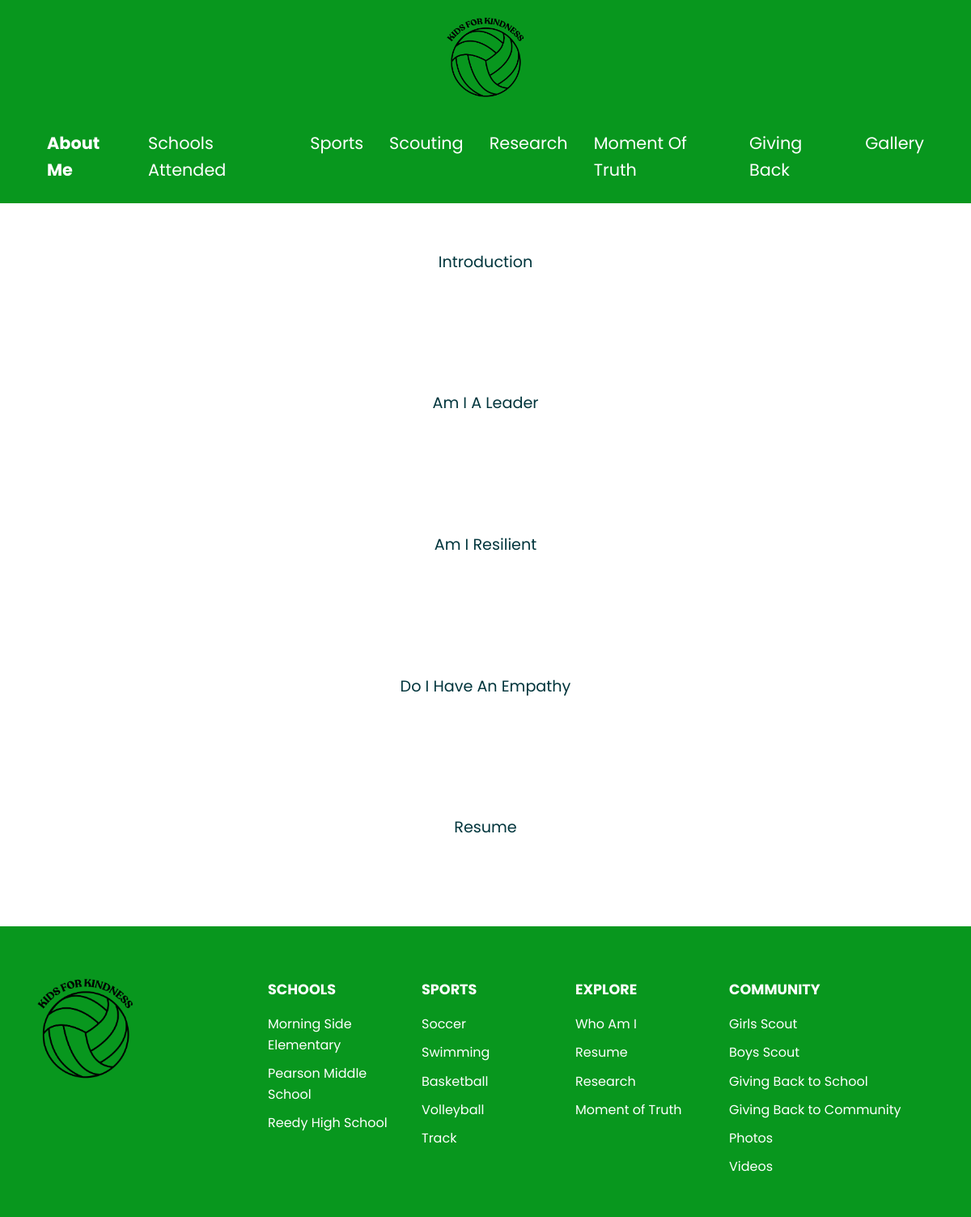
/about_me.php, run on the app's committed database.
### tables this page shows
CREATE TABLE `sections` (
  `id` int(11) NOT NULL,
  `page_id` int(11) DEFAULT NULL,
  `slug` varchar(100) DEFAULT NULL,
  `title` varchar(255) DEFAULT NULL,
  `visible` tinyint(1) NOT NULL DEFAULT 1,
  `section_url` varchar(100) DEFAULT NULL
);

### helper.php (the view, shortened to what this page needs)
<?php
function renderMediaSection($conn, $pageSlug, $sectionId, $sectionSlug, $sectionTitle)
{
    $stmt = $conn->prepare("
    SELECT u.path, u.caption, u.media_type, u.position, su.upload_id
    FROM section_upload su
    JOIN uploads u ON u.id = su.upload_id
    WHERE su.section_id = ?
    ORDER BY su.id DESC
");
    $stmt->bind_param("i", $sectionId);
    $stmt->execute();
    $result = $stmt->get_result();
    echo <<<HTML
    <section id="{$sectionSlug}" class="py-5">
        <div class="container">
            <p class="heading-3 text-center mb-5" data-aos="fade-up" data-aos-easing="linear" data-aos-duration="700">
                {$sectionTitle}
            </p>
HTML;
    echo "</div></section>";
}
function renderNavbar($conn)
{
    $current_page = basename($_SERVER['PHP_SELF']);
    $query = "
        SELECT p.id AS page_id, p.slug AS page_slug, p.title AS page_title, p.page_url,
               s.slug AS section_slug, s.title AS section_title, s.section_url
        FROM pages p
        LEFT JOIN sections s ON p.id = s.page_id
        WHERE s.visible = 1
        ORDER BY p.id, s.id
    ";
    $result = mysqli_query($conn, $query);
    $pages = [];
    while ($row = mysqli_fetch_assoc($result)) {
        $pageId = $row['page_id'];
        $pages[$pageId]['slug'] = $row['page_slug'];
        $pages[$pageId]['url'] = $row['page_url'];
        $pages[$pageId]['title'] = $row['page_title'];
        if ($row['section_slug']) {
            $pages[$pageId]['sections'][] = [
                'slug' => $row['section_slug'],
                'title' => $row['section_title'],
                'page_url' => $row['page_url'],
                'section_url' => $row['section_url']
            ];
        }
    }
    echo <<<HTML
<div class="navbar-collapse justify-content-center mt-3">
    <ul class="navbar-nav">
HTML;
    foreach ($pages as $page) {
        $pageSlug = $page['slug'];
        $pageUrl = $page['url'];
        $pageTitle = htmlspecialchars($page['title']);
        $navClass = "{$pageSlug}-nav-item";
        $dropdownClass = "{$pageSlug}-dropdown";
        $dropdownCommonClass = "nav-item-dropdown";
        $isActive = ($current_page === basename($pageUrl)) ? 'active-link' : '';
        $sectionCount = isset($page['sections']) ? count($page['sections']) : 0;
        if ($sectionCount === 0) {
            echo <<<HTML
        <li class="nav-item mx-2 $navClass $isActive">
            <a class="nav-link" href="$pageUrl">$pageTitle</a>
        </li>
HTML;
        }
        elseif ($sectionCount === 1) {
            $section = $page['sections'][0];
            $href = getSectionUrl($section['slug'], $section['page_url'], $section['section_url']);
            echo <<<HTML
        <li class="nav-item mx-2 $navClass $isActive">
            <a class="nav-link" href="$href">$pageTitle</a>
        </li>
HTML;
        }
        else {
            echo <<<HTML
        <li class="nav-item mx-2 dropdown $dropdownCommonClass $navClass $isActive">
            <a class="nav-link" href="#" role="button" data-bs-toggle="dropdown" aria-expanded="false">
                $pageTitle
            </a>
            <ul class="$dropdownClass dropdown-menu">
HTML;
            echo <<<HTML
            </ul>
        </li>
HTML;
        }
    }
    echo <<<HTML
    </ul>
</div>
HTML;
}
function getSectionUrl($sectionSlug, $page_url, $section_url)
{
    if (!empty($page_url)) {
        return $page_url . '#' . $sectionSlug;
    }
    if (!empty($section_url)) {
        return $section_url;
    }
    return 'index.php';
}
?>

### about_me.php (shortened to what this page needs)
<!DOCTYPE html>
<html lang="en">
<head>
    <?php
    include("base/header.php");
    ?>
    <link href="assets/css/about_us.css" rel="stylesheet" type="text/css" />
</head>
<body>
    <div class="container-fluid content-section">
        <div class="all-contents">
            <div class="container content-sections">
                <?php
                $query = "SELECT s.id, s.slug, s.title, p.slug as pageSlug
          FROM sections s
          JOIN pages p ON s.page_id = p.id
          WHERE p.slug = 'about_me'";
                $result = $conn->query($query);
                while ($row = $result->fetch_assoc()) {
                        renderMediaSection($conn, $row['pageSlug'], $row['id'], $row['slug'], $row['title']);
                }
                ?>
            </div>
        </div>
    </div>
 <?php
    include("base/footer.php");
    ?>
</body>
</html>

### base/header.php (shortened to what this page needs)
<?php
include('helper.php');
include('database/connect.php');
?>
<head>
</head>
<link rel="stylesheet" href="https://cdnjs.cloudflare.com/ajax/libs/font-awesome/6.7.2/css/all.min.css"
 />
<link rel="stylesheet" href="assets/css/bootstrap.min.css">
<link rel="stylesheet" href="assets/css/style.css">
<link rel="stylesheet" href="https://cdn.jsdelivr.net/npm/bootstrap-icons@1.11.3/font/bootstrap-icons.min.css">
<link rel="stylesheet" href="assets/css/aos.css">
<link href="assets/css/privacy.css" type="text/css" rel="stylesheet" />
<link href="assets/css/terms_and_conditions.css" type="text/css" rel="stylesheet" />
<link href="assets/css/contact_us.css" type="text/css" rel="stylesheet" />
<nav class="navbar navbar-light bg-green py-3 navbar-expand-md">
    <div class="container flex-column">
        <div class="d-flex justify-content-center w-100 align-items-center position-relative">
            <a class="navbar-brand text-white fs-3 text-center" href="about_me.php">
                <img src="assets/images/logo.png" height="100" alt="Dream Big Logo" />
            </a>
        </div>
        <div class="collapse navbar-collapse" id="navbarNavDropdown">
            <?php
            renderNavbar($conn);
            ?>
        </div>
    </div>
</nav>

### base/footer.php (shortened to what this page needs)
<footer class="bg-green text-white pt-5 pb-4">
  <div class="container">
    <div class="row justify-content-between">
      <div class="col-md-3 col-sm-6 footer-column logo-section">
        <img src="assets/images/logo.png" alt="Deeta Gurung" class="footer-logo mb-3">
      </div>
      <div class="col-md-2 col-sm-6 footer-column">
        <div class="footer-heading">Schools</div>
        <div class="footer-links">
          <a href="schools.php#morning_side_elementary_school">Morning Side Elementary</a>
          <a href="schools.php#pearson_middle_school">Pearson Middle School</a>
          <a href="schools.php#reedy_high_school">Reedy High School</a>
        </div>
      </div>
      <div class="col-md-2 col-sm-6 footer-column">
        <div class="footer-heading">Sports</div>
        <div class="footer-links">
          <a href="sports.php#soccer">Soccer</a>
          <a href="sports.php#swimming">Swimming</a>
          <a href="sports.php#basketball">Basketball</a>
          <a href="sports.php#volleyball">Volleyball</a>
          <a href="sports.php#track">Track</a>
        </div>
      </div>
      <div class="col-md-2 col-sm-6 footer-column">
        <div class="footer-heading">Explore</div>
        <div class="footer-links">
          <a href="about_me.php#introduction">Who Am I</a>
          <a href="about_me.php#resume">Resume</a>
          <a href="research.php">Research</a>
          <a href="moment_of_truth.php">Moment of Truth</a>
        </div>
      </div>
      <div class="col-md-3 col-sm-6 footer-column">
        <div class="footer-heading">Community</div>
        <div class="footer-links">
          <a href="scouting.php#girls_scount">Girls Scout</a>
          <a href="scouting.php#boys_scout">Boys Scout</a>
          <a href="givingback.php#giving_back_to_my_school">Giving Back to School</a>
          <a href="givingback.php#giving_back_to_my_community">Giving Back to Community</a>
          <a href="gallery_image.php">Photos</a>
          <a href="gallery_video.php">Videos</a>
        </div>
      </div>
    </div>
  </div>
</footer>

### assets/css/style.css (style rules this page uses)
:root { --primary-color: #5dbb63; --secondary-color: #007247; --tertiary-color: #009e8c; --quaternary-color: #e6f4f1; --dark-color: #00353c; --green-variant: #5cd9a4; --light-green-variant: #8de691; }
html { height: 100%; }
.heading-3 { font-size: 1.2em; color: var(--dark-color); text-align: center; margin-bottom: 0.5rem; }
body { min-height: 100%; font-family: 'Poppins', sans-serif; overflow-x: hidden; }
.nav-link { color: white; transition: color 0.3s, transform 0.3s; font-size: 1.2rem; text-transform: capitalize; }
@media (min-width: 1200px) { .nav-link { font-size: 1.3rem; } }
.active-link { font-weight: bold; }
.navbar-brand { font-weight: bold; letter-spacing: 1px; }
.bg-green { background-color: var(--primary-color); }
.navbar .navbar-brand { display: block; margin: 0 auto; }
.navbar .navbar-nav { flex-direction: row; }
.schools-nav-item { display: inline-block; position: relative; }
.content-section { min-height: 100vh; margin: 0; font-family: 'Poppins', sans-serif; overflow-x: hidden; overflow-y: hidden; position: relative; z-index: 0; }
.content-section::before { content: ''; position: absolute; top: 0; left: 0; width: 100%; height: 100%; z-index: 1; pointer-events: none; }
.all-contents { position: relative; z-index: 2; color: var(--dark-color); }
section { border-radius: 10px; }

### assets/css/privacy.css (style rules this page uses)
body { line-height: 1.6; }
p { margin-bottom: 15px; }
ul { margin: 10px 0; padding-left: 20px; }
a { color: black; text-decoration: none; }

### assets/css/about_us.css (style rules this page uses)
.text-center { text-align: center; }
.content-sections { padding: 10px 15px; }

### base/footer.php (style rules this page uses)
.bg-green { background-color: rgb(8, 151, 30) !important; }
.footer-links a { color: white; text-decoration: none; display: block; margin-bottom: 0.6rem; font-size: 1rem; transition: all 0.3s ease; }
.footer-heading { font-size: 1.1rem; margin-bottom: 1rem; font-weight: bold; text-transform: uppercase; }
.footer-logo { max-height: 125px; }
.footer-column { padding: 1rem; }

### data on the page
sections: title "Research"
sections: title "Moment Of Truth"
sections: title "Introduction"
sections: title "Am I A Leader"
sections: title "Am I Resilient"
sections: title "Do I Have An Empathy"
sections: title "Resume"

### other printed values
$pageTitle "About Me"
$pageTitle "Schools Attended"
$pageTitle "Sports"
$pageTitle "Scouting"
$pageTitle "Giving Back"
$pageTitle "Gallery"
